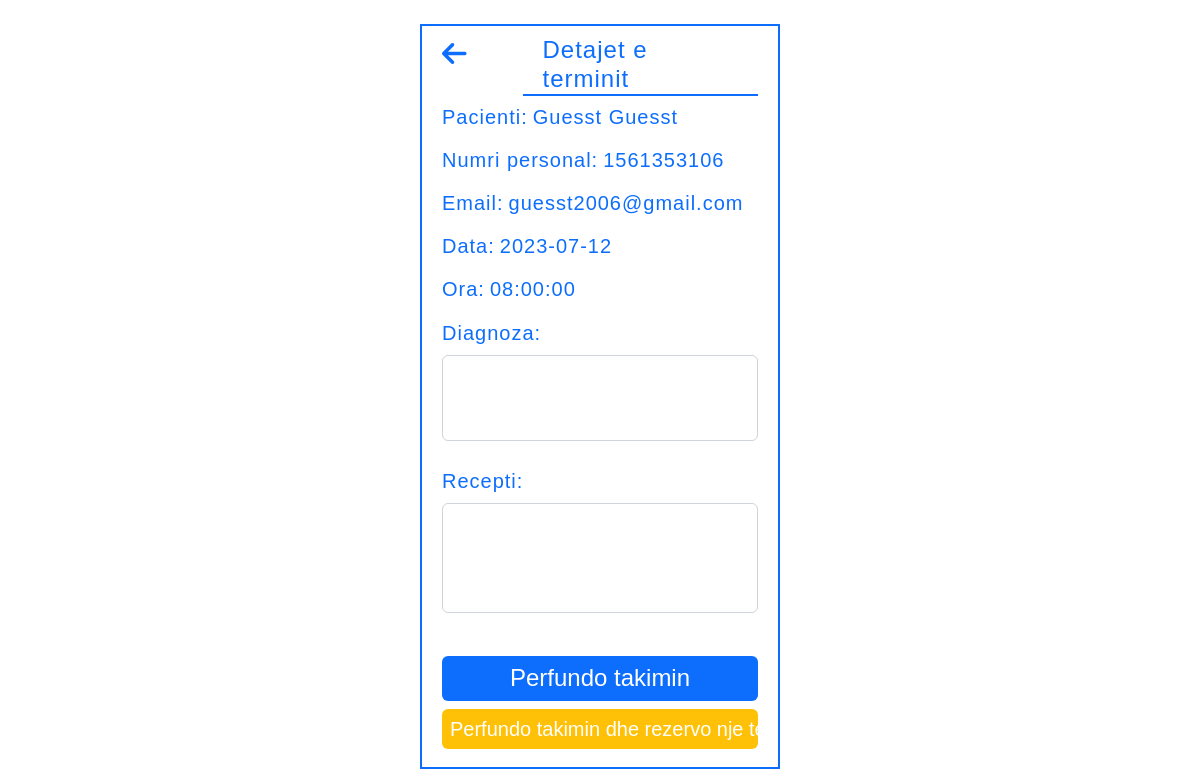
/doctorSide/perfundoTakimin.php?id=525, run on the app's committed database.
### tables this page shows
CREATE TABLE `terminet` (
  `id` int(11) NOT NULL,
  `doktori` varchar(100) NOT NULL,
  `emri_pacientit` varchar(100) NOT NULL,
  `mbiemri_pacientit` varchar(100) NOT NULL,
  `numri_personal` int(10) NOT NULL,
  `email_pacientit` varchar(100) NOT NULL,
  `data` date NOT NULL,
  `ora` time NOT NULL
);

### doctorSide/perfundoTakimin.php (the view, shortened to what this page needs)
<?php
include('../config.php');
$id = $_GET['id'];
$sql = "SELECT * FROM terminet WHERE id=:id";
$prep = $con->prepare($sql);
$prep->bindParam(':id', $id);
$prep->execute();
$row = $prep->fetch();
?>
<!DOCTYPE html>
<html lang="en">
<head>
    <link rel="stylesheet" href="../css/main.css">
    <link href="https://cdn.jsdelivr.net/npm/bootstrap@5.2.0-beta1/dist/css/bootstrap.min.css" rel="stylesheet">
    <link rel="stylesheet" href="../bootstrap-5.1.3-examples/sidebars/sidebars.css">
</head>
<body>
    <?php
    $diagnoza_err = $recepti_err = '';
    $diag = $rec = '';
    ?>
    <article class="appointment_wrapper">
        <section class="appointment">
            <div>
                <a href="terminet.php" class="goBack" title="Go back"><i class="fa-solid fa-arrow-left"></i></a>
                <div class="h1_flex">
                    <h1 class="appointment_h1 app_h1">Detajet e terminit</h1>
                </div>
            </div>
            <div>
                <label>Pacienti:</label>
                <p class="appointment_p"><?= $row['emri_pacientit'] . ' ' . $row['mbiemri_pacientit'] ?></p>
            </div>
            <div>
                <label>Numri personal:</label>
                <p class="appointment_p"><?= $row['numri_personal'] ?></p>
            </div>
            <div>
                <label>Email:</label>
                <p class="appointment_p"><?= $row['email_pacientit'] ?></p>
            </div>
            <div>
                <label>Data:</label>
                <p class="appointment_p"><?= $row['data'] ?></p>
            </div>
            <div>
                <label>Ora:</label>
                <p class="appointment_p"><?= $row['ora'] ?></p>
            </div>
            <form method="post" autocomplete="off">
                <label for="komentiDoktorit" class="form-label fs-5">Diagnoza:</label>
                <div>
                    <textarea class="form-control <?= $invalid_dianoz ?? '' ?>" style="resize: none;" id="komentiDoktorit" rows="3" maxlength="250" name="diagnoza"><?= $diag; ?></textarea>
                </div>
                <span class="text-danger fw-normal mb-5"><?php echo $diagnoza_err; ?></span> <br>
                <label for="recepti" class="form-label fs-5">Recepti:</label>
                <div>
                    <textarea class="form-control <?= $invalid_recepti ?? '' ?>" style="resize: none;" id="recepti" rows="4" maxlength="250" name="recepti"><?= $rec; ?></textarea>
                </div>
                <span class="text-danger fw-normal"><?php echo $recepti_err; ?></span> <br>
                <input type="submit" value="Perfundo takimin" name="perfundo" class="text-center h4 fw-normal p-2 mt-3 rounded w-100 bg-primary border-0 text-white">
                <input type="submit" value="Perfundo takimin dhe rezervo nje te ri" name="perfundo_rezervo" class="text-center fw-normal h5 p-2 rounded w-100 bg-warning border-0 text-white">
            </form>
        </section>
    </article>
</body>
</html>

### css/main.css (style rules this page uses)
:root { --primary: #0D6EFD; --background: #081C15; --secondary: #40916C; --border: #74c69d; --focus: #95d5b2; --font-family: 'Roboto', sans-serif; --grey: #adb5bd; --darkGrey: #495057; }
* { font-family: Arial, Helvetica, sans-serif; }
body { overflow: auto !important; }
.appointment_wrapper { margin-top: 2%; margin-bottom: 0; display: flex; justify-content: center; }
.appointment { display: flex; flex-direction: column; border: 2px solid currentColor; color: var(--primary); width: 30%; line-height: 170%; letter-spacing: 1px; padding: 10px 20px; }
.appointment_h1 { color: var(--primary); border-bottom: 2px solid currentColor; padding: 0 20px; font-size: 24px; width: fit-content; }
.app_h1 { margin-left: 55px; }
.h1_flex { display: flex; justify-content: center; }
.appointment div label { font-size: 20px; color: var(--primary); }
.appointment_p { font-size: 20px; margin-left: 5px; }
.appointment div { display: flex; }
.fa-arrow-left { all: inherit; }
.goBack { font-size: 28px; margin-top: 2px; text-decoration: none; font-weight: 100; color: var(--primary); }

### data on the page
terminet: emri_pacientit "Guesst", mbiemri_pacientit "Guesst", numri_personal "1561353106", email_pacientit "guesst2006@gmail.com", data "2023-07-12", ora "08:00:00"
